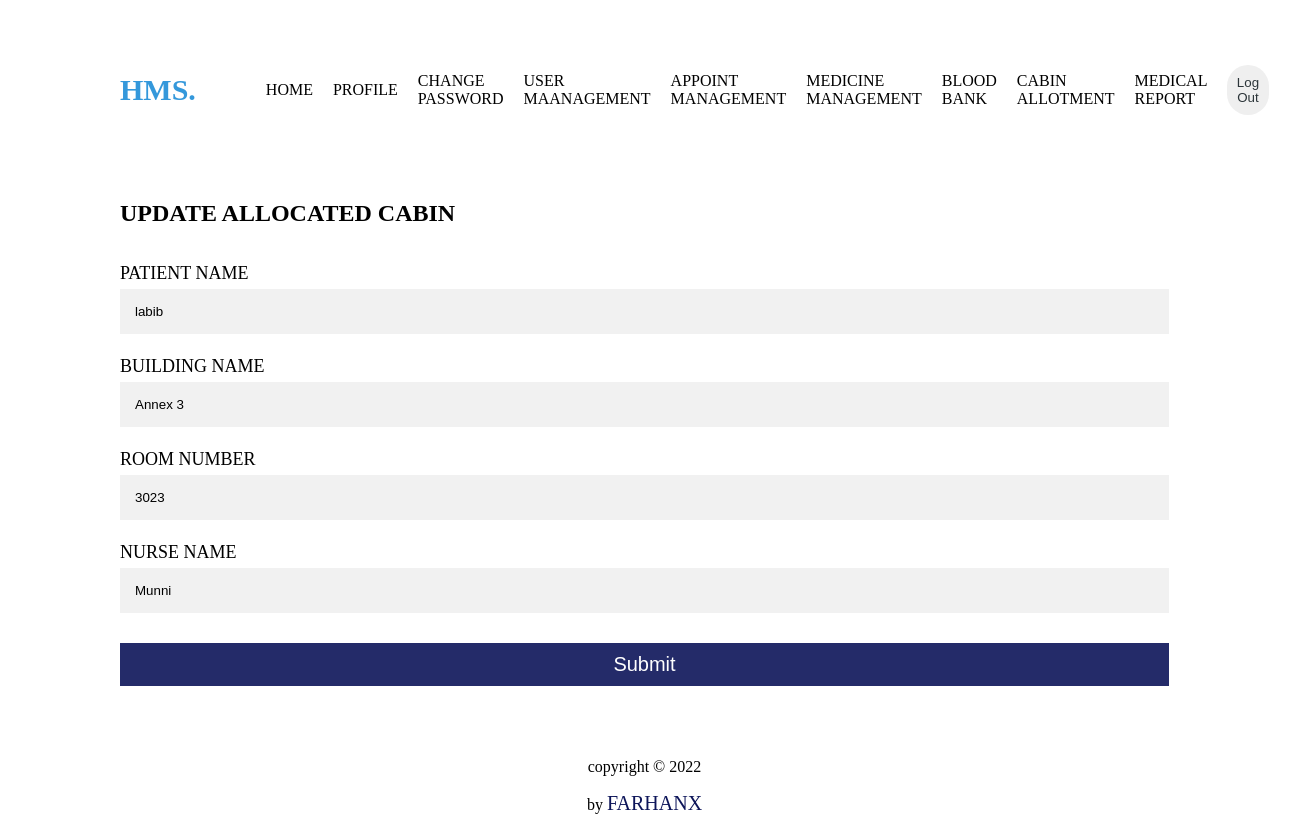
The page /view/update-cabin.php?edit=4 (signed in) on the database its author committed.
### tables this page shows
CREATE TABLE `cabin` (
  `id` int(11) NOT NULL,
  `p_name` varchar(100) NOT NULL,
  `b_name` varchar(100) NOT NULL,
  `room` varchar(10) NOT NULL,
  `n_name` varchar(100) NOT NULL
);

### control/update-cabinAction.php (called while the page is built, shortened)
<?php
include('../model/database.php');
if(isset($_GET['edit'])){
    $id= $_GET['edit'];
  $editData= edit_data($connection, $id);
}
function edit_data($connection, $id)
{
 $query= "SELECT * FROM cabin WHERE id= $id";
 $exec = mysqli_query($connection, $query);
 $row= mysqli_fetch_assoc($exec);
 return $row;
}
?>

### view/update-cabin.php (the view, shortened to what this page needs)
<?php
include('../control/update-cabinAction.php');
?>
<!DOCTYPE html>
<html>
<head>
</head>
<body style="padding-right:7rem;padding-left:7rem;">
<?php include "../model/_nav.php"; ?>
<div class="cabin">
    <div class="form-title">
    <h2 style= "text-align: center;">UPDATE ALLOCATED CABIN</h2>
    </div>
    <form method="post" action="">
          <label>PATIENT NAME</label>
<input type="text" placeholder="Enter Patient Name" name="p_name" required value="<?php echo isset($editData) ? $editData['p_name'] : '' ?>">
          <label>BUILDING NAME</label>
<input type="text" placeholder="Enter Building Name" name="b_name" required value="<?php echo isset($editData) ? $editData['b_name'] : '' ?>">
          <label>ROOM NUMBER</label>
<input type="text" placeholder="Enter Room Number" name="room" required value="<?php echo isset($editData) ? $editData['room'] : '' ?>">
          <label>NURSE NAME</label>
<input type="text" placeholder="Enter Nurse Name" name="n_name" required value="<?php echo isset($editData) ? $editData['n_name'] : '' ?>">
          <button type="submit" name="update">Submit</button>
    </form>
        </div>
<?php include "../model/footer.php"; ?>
</body>
</html>

### view/update-cabin.php (style rules this page uses)
body { overflow-x: hidden; }
* { box-sizing: border-box; }
input { width: 100%; padding: 15px; margin: 5px 0 22px 0; display: inline-block; border: none; background: #f1f1f1; }
button[type=submit] { background-color: #0D1559; color: #ffffff; padding: 10px 20px; margin: 8px 0; border: none; cursor: pointer; width: 100%; opacity: 0.9; font-size: 20px; }
label { font-size: 18px;; }
.form-title a, .form-title h2 { display: inline-block; }

### rows shown on the page
cabin: p_name "labib", b_name "Annex 3", room "3023", n_name "Munni"
